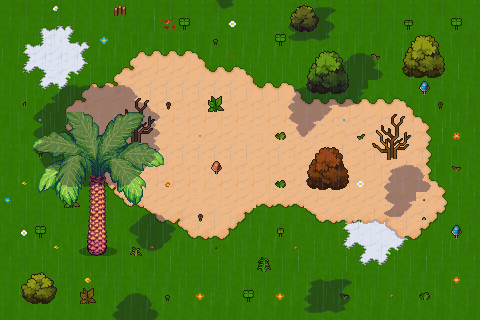

This game map was drawn from its Tiled (.tmx) file and the tilesets committed beside it. A one-line description and the trimmed map source follow:
An orthogonal 30x20 tile map with 16x16 px tiles, 9 tile layers (base, ground, grass, above_grass, ...), 7 tilesets and 6 objects (orcs, orcs rare, orcs legendary, orcs epic, orcs magic, ...).

<map version="1.10" tiledversion="1.11.0" orientation="orthogonal" renderorder="right-down" width="30" height="20" tilewidth="16" tileheight="16" infinite="0" nextlayerid="15" nextobjectid="12">
 <tileset firstgid="1" source="../Tilesets/tileset_floors.tsx" />
 <tileset firstgid="651" source="../Tilesets/tileset_vegetation.tsx" />
 <tileset firstgid="1326" source="../Tilesets/tileset_clouds.tsx" />
 <tileset firstgid="1350" source="../Tilesets/full.tsx" />
 <tileset firstgid="3374" source="../Tilesets/tileset_smoke.tsx" />
 <tileset firstgid="3398" source="../Tilesets/tileset_lightrain.tsx" />
 <tileset firstgid="3430" source="../Tilesets/tileset_rainimpact.tsx" />
 <layer id="1" name="base" width="30" height="20">
  <data>[600 cells, 600 non-empty, 20 distinct tile ids]</data>
 </layer>
 <layer id="2" name="ground" width="30" height="20">
  <data>[600 cells, 600 non-empty, 20 distinct tile ids]</data>
 </layer>
 <layer id="3" name="grass" width="30" height="20">
  <data>[600 cells, 478 non-empty, 21 distinct tile ids]</data>
 </layer>
 <layer id="4" name="above_grass" width="30" height="20">
  <data>[600 cells, 208 non-empty, 37 distinct tile ids]</data>
 </layer>
 <objectgroup id="7" name="enemy spawner">
  <object id="1" name="orcs" x="228" y="149.5" width="1" height="1">
   <properties>
    <property name="enemyTypeCode" value="orc" />
    <property name="maxSpawnCount" type="int" value="10" />
    <property name="rarity" value="normal" />
   </properties>
  </object>
  <object id="7" name="orcs rare" x="327.667" y="114.667" width="8" height="10.6667">
   <properties>
    <property name="enemyTypeCode" value="orc" />
    <property name="maxSpawnCount" type="int" value="1" />
    <property name="rarity" value="rare" />
   </properties>
  </object>
  <object id="9" name="orcs legendary" x="330.333" y="117.333" width="8" height="10.6667">
   <properties>
    <property name="enemyTypeCode" value="orc" />
    <property name="maxSpawnCount" type="int" value="1" />
    <property name="rarity" value="legendary" />
   </properties>
  </object>
  <object id="10" name="orcs epic" x="330.333" y="117.333" width="8" height="10.6667">
   <properties>
    <property name="enemyTypeCode" value="orc" />
    <property name="maxSpawnCount" type="int" value="1" />
    <property name="rarity" value="epic" />
   </properties>
  </object>
  <object id="11" name="orcs magic" x="333.333" y="120" width="8" height="10.6667">
   <properties>
    <property name="enemyTypeCode" value="orc" />
    <property name="maxSpawnCount" type="int" value="1" />
    <property name="rarity" value="magic" />
   </properties>
  </object>
 </objectgroup>
 <objectgroup id="12" name="obstacles">
  <object id="6" name="treelower" x="84.3333" y="238" width="26" height="16.33" />
 </objectgroup>
 <layer id="5" name="vegetation" width="30" height="20">
  <data>[600 cells, 126 non-empty, 100 distinct tile ids]</data>
 </layer>
 <layer id="13" name="vegetationAfterChar" width="30" height="20">
  <properties>
   <property name="drawAfterCharacter" type="bool" value="true" />
  </properties>
  <data>[600 cells, 65 non-empty, 65 distinct tile ids]</data>
 </layer>
 <layer id="6" name="aboveall" width="30" height="20">
  <properties>
   <property name="drawAfterCharacter" type="bool" value="true" />
   <property name="weatherSpeed" type="int" value="3" />
   <property name="weatherTypeCode" value="clouds" />
  </properties>
  <data>[600 cells, 120 non-empty, 22 distinct tile ids]</data>
 </layer>
 <layer id="14" name="aboveallrain" width="30" height="20" opacity="0.1">
  <properties>
   <property name="drawAfterCharacter" type="bool" value="true" />
   <property name="weatherSpeed" type="int" value="3" />
   <property name="weatherTypeCode" value="clouds" />
  </properties>
  <data>[600 cells, 600 non-empty, 4 distinct tile ids]</data>
 </layer>
 <layer id="11" name="rainimpact" width="30" height="20" opacity="0.1">
  <properties>
   <property name="drawAfterCharacter" type="bool" value="true" />
  </properties>
  <data>[600 cells, 146 non-empty, 1 distinct tile ids]</data>
 </layer>
</map>
